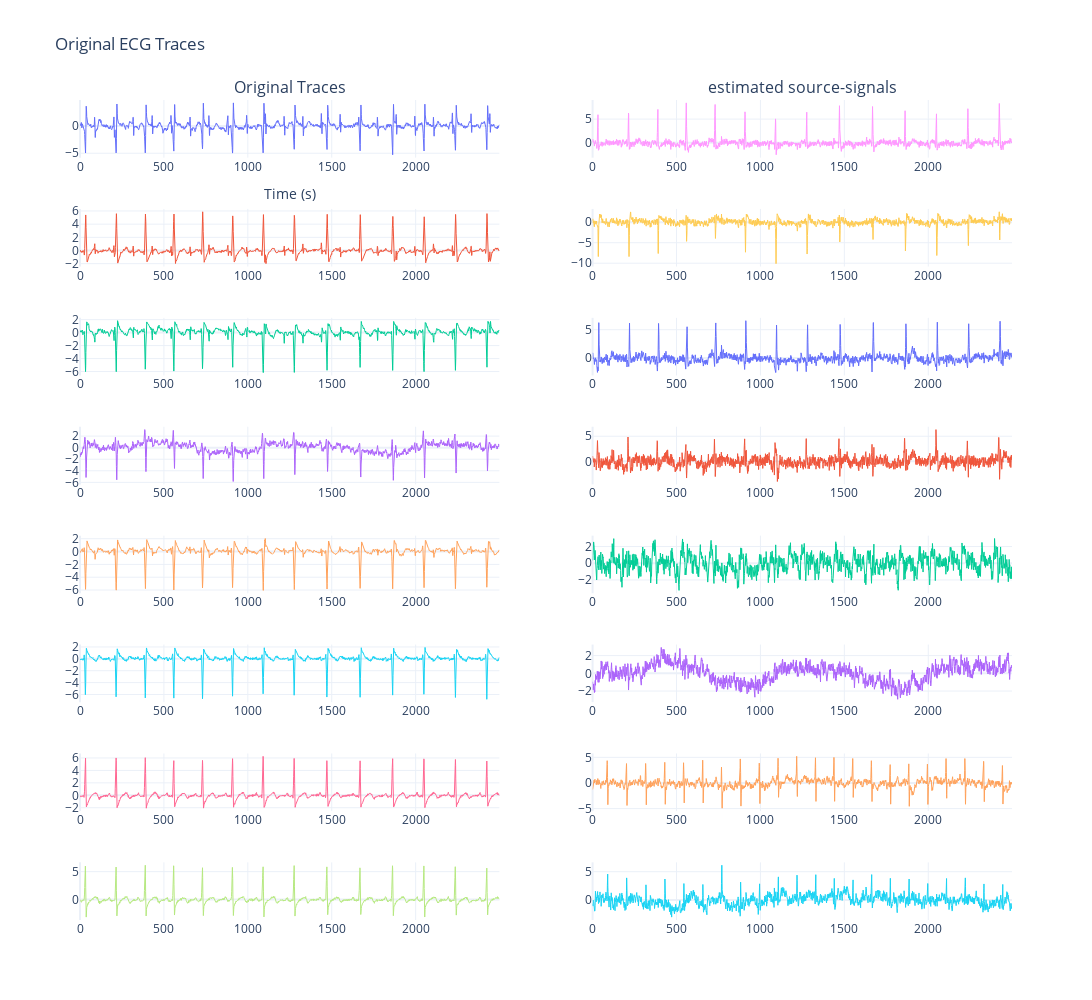

The cell this chart's notebook holds for it:
### Code cell
data = np.loadtxt(os.path.join(os.getcwd(),'datasets','FOETAL_ECG.dat')) 
signal_name = 'foetal'
df = pd.DataFrame(data)
time = df[0].values
df = df.drop(0,axis=1)
ecg_df = pd.DataFrame(zscore(df, axis=0))

channel_names = [f"channel_{i+1}" for i in range(ecg_df.shape[1])]
ecg_df.columns = channel_names

fig = make_subplots(rows=len(channel_names), cols=2, subplot_titles=["Original Traces", 'estimated source-signals'])

offset = 2500 # vertical spacing between channels
scale = 100

for i, channel in enumerate(channel_names):
    fig.add_trace(
        go.Scatter(
            x=ecg_df.index,
            y=ecg_df[channel].values,
            mode='lines',
            line=dict(width=1),
            name=f'Ch{i+1}',
            showlegend=False
        ),
        row=i+1, col=1
    )

eng.workspace['ECGdata'] = matlab.double(df.values.T.tolist())


# Get variable back from MATLAB workspace
b = eng.jadeR(eng.workspace['ECGdata'])
b = np.array(b)
#ecg_df = pd.DataFrame(zscore(pd.DataFrame(b), axis=0))

sources =np.dot(b, df.values.T)
source_df = pd.DataFrame(sources)
sources_df = pd.DataFrame(zscore(source_df.T, axis=0))
sources_df.columns = channel_names
for i, channel in enumerate(channel_names):
    fig.add_trace(
        go.Scatter(
            x=sources_df.index,
            y=sources_df[channel].values, 
            mode='lines',
            line=dict(width=1),
            name=f'Ch{i+1}',
            showlegend=False
        ),
        row=i+1, col=2
    )

fig.update_layout(
    height=1000,
    width=1600,
    title="Original ECG Traces",
    xaxis_title='Time (s)',
    template='plotly_white'
    
)
fig.update_xaxes(showgrid=True)
fig.update_yaxes(showgrid=True,)
#fig.write_image(os.path.join(IMAGE_DIR,f"{signal_name}_original_trace.png"), width=800, height=500, scale=2)
fig.show()

### Figure 1 — Plotly figure (JSON) as saved in the notebook; plotly's stock layout.template omitted (floating-point values rounded to 4 significant figures; data arrays with more than 128 entries replaced by an {"elided": "..."} marker saying what was removed)
{"data": [{"line": {"width": 1}, "mode": "lines", "name": "Ch1", "showlegend": false, "type": "scatter", "x": {"elided": "2500 int values"}, "xaxis": "x", "y": {"elided": "2500 float values"}, "yaxis": "y"}, {"line": {"width": 1}, "mode": "lines", "name": "Ch2", "showlegend": false, "type": "scatter", "x": {"elided": "2500 int values"}, "xaxis": "x3", "y": {"elided": "2500 float values"}, "yaxis": "y3"}, {"line": {"width": 1}, "mode": "lines", "name": "Ch3", "showlegend": false, "type": "scatter", "x": {"elided": "2500 int values"}, "xaxis": "x5", "y": {"elided": "2500 float values"}, "yaxis": "y5"}, {"line": {"width": 1}, "mode": "lines", "name": "Ch4", "showlegend": false, "type": "scatter", "x": {"elided": "2500 int values"}, "xaxis": "x7", "y": {"elided": "2500 float values"}, "yaxis": "y7"}, {"line": {"width": 1}, "mode": "lines", "name": "Ch5", "showlegend": false, "type": "scatter", "x": {"elided": "2500 int values"}, "xaxis": "x9", "y": {"elided": "2500 float values"}, "yaxis": "y9"}, {"line": {"width": 1}, "mode": "lines", "name": "Ch6", "showlegend": false, "type": "scatter", "x": {"elided": "2500 int values"}, "xaxis": "x11", "y": {"elided": "2500 float values"}, "yaxis": "y11"}, {"line": {"width": 1}, "mode": "lines", "name": "Ch7", "showlegend": false, "type": "scatter", "x": {"elided": "2500 int values"}, "xaxis": "x13", "y": {"elided": "2500 float values"}, "yaxis": "y13"}, {"line": {"width": 1}, "mode": "lines", "name": "Ch8", "showlegend": false, "type": "scatter", "x": {"elided": "2500 int values"}, "xaxis": "x15", "y": {"elided": "2500 float values"}, "yaxis": "y15"}, {"line": {"width": 1}, "mode": "lines", "name": "Ch1", "showlegend": false, "type": "scatter", "x": {"elided": "2500 int values"}, "xaxis": "x2", "y": {"elided": "2500 float values"}, "yaxis": "y2"}, {"line": {"width": 1}, "mode": "lines", "name": "Ch2", "showlegend": false, "type": "scatter", "x": {"elided": "2500 int values"}, "xaxis": "x4", "y": {"elided": "2500 float values"}, "yaxis": "y4"}, {"line": {"width": 1}, "mode": "lines", "name": "Ch3", "showlegend": false, "type": "scatter", "x": {"elided": "2500 int values"}, "xaxis": "x6", "y": {"elided": "2500 float values"}, "yaxis": "y6"}, {"line": {"width": 1}, "mode": "lines", "name": "Ch4", "showlegend": false, "type": "scatter", "x": {"elided": "2500 int values"}, "xaxis": "x8", "y": {"elided": "2500 float values"}, "yaxis": "y8"}, {"line": {"width": 1}, "mode": "lines", "name": "Ch5", "showlegend": false, "type": "scatter", "x": {"elided": "2500 int values"}, "xaxis": "x10", "y": {"elided": "2500 float values"}, "yaxis": "y10"}, {"line": {"width": 1}, "mode": "lines", "name": "Ch6", "showlegend": false, "type": "scatter", "x": {"elided": "2500 int values"}, "xaxis": "x12", "y": {"elided": "2500 float values"}, "yaxis": "y12"}, {"line": {"width": 1}, "mode": "lines", "name": "Ch7", "showlegend": false, "type": "scatter", "x": {"elided": "2500 int values"}, "xaxis": "x14", "y": {"elided": "2500 float values"}, "yaxis": "y14"}, {"line": {"width": 1}, "mode": "lines", "name": "Ch8", "showlegend": false, "type": "scatter", "x": {"elided": "2500 int values"}, "xaxis": "x16", "y": {"elided": "2500 float values"}, "yaxis": "y16"}], "layout": {"annotations": [{"font": {"size": 16}, "showarrow": false, "text": "Original Traces", "x": 0.225, "xanchor": "center", "xref": "paper", "y": 1, "yanchor": "bottom", "yref": "paper"}, {"font": {"size": 16}, "showarrow": false, "text": "estimated source-signals", "x": 0.775, "xanchor": "center", "xref": "paper", "y": 1, "yanchor": "bottom", "yref": "paper"}], "height": 1000, "title": {"text": "Original ECG Traces"}, "width": 1600, "xaxis": {"anchor": "y", "domain": [0, 0.45], "showgrid": true, "title": {"text": "Time (s)"}}, "xaxis10": {"anchor": "y10", "domain": [0.55, 1], "showgrid": true}, "xaxis11": {"anchor": "y11", "domain": [0, 0.45], "showgrid": true}, "xaxis12": {"anchor": "y12", "domain": [0.55, 1], "showgrid": true}, "xaxis13": {"anchor": "y13", "domain": [0, 0.45], "showgrid": true}, "xaxis14": {"anchor": "y14", "domain": [0.55, 1], "showgrid": true}, "xaxis15": {"anchor": "y15", "domain": [0, 0.45], "showgrid": true}, "xaxis16": {"anchor": "y16", "domain": [0.55, 1], "showgrid": true}, "xaxis2": {"anchor": "y2", "domain": [0.55, 1], "showgrid": true}, "xaxis3": {"anchor": "y3", "domain": [0, 0.45], "showgrid": true}, "xaxis4": {"anchor": "y4", "domain": [0.55, 1], "showgrid": true}, "xaxis5": {"anchor": "y5", "domain": [0, 0.45], "showgrid": true}, "xaxis6": {"anchor": "y6", "domain": [0.55, 1], "showgrid": true}, "xaxis7": {"anchor": "y7", "domain": [0, 0.45], "showgrid": true}, "xaxis8": {"anchor": "y8", "domain": [0.55, 1], "showgrid": true}, "xaxis9": {"anchor": "y9", "domain": [0, 0.45], "showgrid": true}, "yaxis": {"anchor": "x", "domain": [0.9297, 1], "showgrid": true}, "yaxis10": {"anchor": "x10", "domain": [0.3984, 0.4688], "showgrid": true}, "yaxis11": {"anchor": "x11", "domain": [0.2656, 0.3359], "showgrid": true}, "yaxis12": {"anchor": "x12", "domain": [0.2656, 0.3359], "showgrid": true}, "yaxis13": {"anchor": "x13", "domain": [0.1328, 0.2031], "showgrid": true}, "yaxis14": {"anchor": "x14", "domain": [0.1328, 0.2031], "showgrid": true}, "yaxis15": {"anchor": "x15", "domain": [0, 0.07031], "showgrid": true}, "yaxis16": {"anchor": "x16", "domain": [0, 0.07031], "showgrid": true}, "yaxis2": {"anchor": "x2", "domain": [0.9297, 1], "showgrid": true}, "yaxis3": {"anchor": "x3", "domain": [0.7969, 0.8672], "showgrid": true}, "yaxis4": {"anchor": "x4", "domain": [0.7969, 0.8672], "showgrid": true}, "yaxis5": {"anchor": "x5", "domain": [0.6641, 0.7344], "showgrid": true}, "yaxis6": {"anchor": "x6", "domain": [0.6641, 0.7344], "showgrid": true}, "yaxis7": {"anchor": "x7", "domain": [0.5312, 0.6016], "showgrid": true}, "yaxis8": {"anchor": "x8", "domain": [0.5312, 0.6016], "showgrid": true}, "yaxis9": {"anchor": "x9", "domain": [0.3984, 0.4688], "showgrid": true}}}
